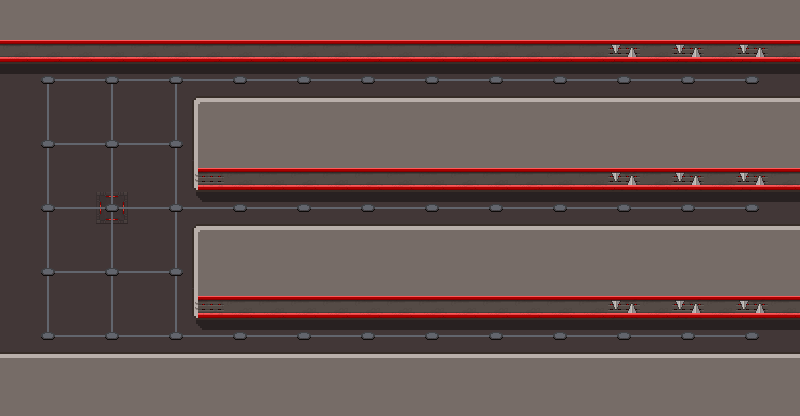

The image is a tile-based game level rendered from a .tmx file. Its description and complete source (layers, tilesets, objects, tile grids) follow:
An orthogonal 25x13 tile map with 32x32 px tiles, 5 tile layers (floor, line, shadow, point, ...), 2 tilesets.

<map version="1.10" tiledversion="1.10.2" orientation="orthogonal" renderorder="right-down" width="25" height="13" tilewidth="32" tileheight="32" infinite="0" nextlayerid="6" nextobjectid="1">
 <tileset firstgid="1" source="alien_spaceship_tileset2.tsx" />
 <tileset firstgid="241" source="alien_spaceship_tileset.tsx" />
 <layer id="2" name="floor" width="25" height="13">
  <data encoding="csv">
141,141,141,141,141,141,141,141,141,141,141,141,141,141,141,141,141,141,141,141,141,141,141,141,141,
141,141,141,141,141,141,141,141,141,141,141,141,141,141,141,141,141,141,141,141,141,141,141,141,141,
141,141,141,141,141,141,141,141,141,141,141,141,141,141,141,141,141,141,141,141,141,141,141,141,141,
141,141,141,141,141,141,141,141,141,141,141,141,141,141,141,141,141,141,141,141,141,141,141,141,141,
141,141,141,141,141,141,141,141,141,141,141,141,141,141,141,141,141,141,141,141,141,141,141,141,141,
141,141,141,141,141,141,141,141,141,141,141,141,141,141,141,141,141,141,141,141,141,141,141,141,141,
141,141,141,183,141,141,141,141,141,141,141,141,141,141,141,141,141,141,141,141,141,141,141,141,141,
141,141,141,141,141,141,141,141,141,141,141,141,141,141,141,141,141,141,141,141,141,141,141,141,141,
141,141,141,141,141,141,141,141,141,141,141,141,141,141,141,141,141,141,141,141,141,141,141,141,141,
141,141,141,141,141,141,141,141,141,141,141,141,141,141,141,141,141,141,141,141,141,141,141,141,141,
141,141,141,141,141,141,141,141,141,141,141,141,141,141,141,141,141,141,141,141,141,141,141,141,141,
141,141,141,141,141,141,141,141,141,141,141,141,141,141,141,141,141,141,141,141,141,141,141,141,141,
141,141,141,141,141,141,141,141,141,141,141,141,141,141,141,141,141,141,141,141,141,141,141,141,141
</data>
 </layer>
 <layer id="4" name="line" width="25" height="13">
  <data encoding="csv">
0,0,0,0,0,0,0,0,0,0,0,0,0,0,0,0,0,0,0,0,0,0,0,0,0,
0,0,0,0,0,0,0,0,0,0,0,0,0,0,0,0,0,0,0,0,0,0,0,0,0,
0,2684354720,2684354739,3221225631,2684354739,3221225631,1610612915,1610612915,1610612915,1610612915,1610612915,1610612915,1610612915,1610612915,1610612915,1610612915,1610612915,1610612915,1610612915,1610612915,1610612915,1610612915,1610612915,3221225642,0,
0,179,0,179,0,3221225651,0,0,0,0,0,0,0,0,0,0,0,0,0,0,0,0,0,0,0,
0,2684354719,2684354739,169,2684354739,1610612895,0,0,0,0,0,0,0,0,0,0,0,0,0,0,0,0,0,0,0,
0,179,0,179,0,3221225651,0,0,0,0,0,0,0,0,0,0,0,0,0,0,0,0,0,0,0,
0,2684354719,2684354739,169,2684354739,169,1610612915,1610612915,1610612915,1610612915,1610612915,1610612915,1610612915,1610612915,1610612915,1610612915,1610612915,1610612915,1610612915,1610612915,1610612915,1610612915,1610612915,3221225642,0,
0,179,0,179,0,3221225651,0,0,0,0,0,0,0,0,0,0,0,0,0,0,0,0,0,0,0,
0,2684354719,2684354739,169,2684354739,1610612895,0,0,0,0,0,0,0,0,0,0,0,0,0,0,0,0,0,0,0,
0,179,0,179,0,3221225651,0,0,0,0,0,0,0,0,0,0,0,0,0,0,0,0,0,0,0,
0,160,2684354739,159,2684354739,159,1610612915,1610612915,1610612915,1610612915,1610612915,1610612915,1610612915,1610612915,1610612915,1610612915,1610612915,1610612915,1610612915,1610612915,1610612915,1610612915,1610612915,3221225642,0,
0,0,0,0,0,0,0,0,0,0,0,0,0,0,0,0,0,0,0,0,0,0,0,0,0,
0,0,0,0,0,0,0,0,0,0,0,0,0,0,0,0,0,0,0,0,0,0,0,0,0
</data>
 </layer>
 <layer id="5" name="shadow" width="25" height="13" opacity="0.4">
  <data encoding="csv">
0,0,0,0,0,0,0,0,0,0,0,0,0,0,0,0,0,0,0,0,0,0,0,0,0,
0,0,0,0,0,0,0,0,0,0,0,0,0,0,0,0,0,0,0,0,0,0,0,0,0,
22,22,22,22,22,22,22,22,22,22,22,22,22,22,22,22,22,22,22,22,22,22,22,22,22,
0,0,0,0,0,0,0,0,0,0,0,0,0,0,0,0,0,0,0,0,0,0,0,0,0,
0,0,0,0,0,0,0,0,0,0,0,0,0,0,0,0,0,0,0,0,0,0,0,0,0,
0,0,0,0,0,0,0,0,0,0,0,0,0,0,0,0,0,0,0,0,0,0,0,0,0,
0,0,0,0,0,0,24,22,22,22,22,22,22,22,22,22,22,22,22,22,22,22,22,22,22,
0,0,0,0,0,0,0,0,0,0,0,0,0,0,0,0,0,0,0,0,0,0,0,0,0,
0,0,0,0,0,0,0,0,0,0,0,0,0,0,0,0,0,0,0,0,0,0,0,0,0,
0,0,0,0,0,0,0,0,0,0,0,0,0,0,0,0,0,0,0,0,0,0,0,0,0,
0,0,0,0,0,0,24,22,22,22,22,22,22,22,22,22,22,22,22,22,22,22,22,22,22,
0,0,0,0,0,0,0,0,0,0,0,0,0,0,0,0,0,0,0,0,0,0,0,0,0,
0,0,0,0,0,0,0,0,0,0,0,0,0,0,0,0,0,0,0,0,0,0,0,0,0
</data>
 </layer>
 <layer id="1" name="point" width="25" height="13">
  <data encoding="csv">
0,0,0,0,0,0,0,0,0,0,0,0,0,0,0,0,0,0,0,0,0,0,0,0,0,
0,0,0,0,0,0,0,0,0,0,0,0,0,0,0,0,0,0,0,0,0,0,0,0,0,
0,168,0,168,0,168,0,168,0,168,0,168,0,168,0,168,0,168,0,168,0,168,0,168,0,
0,0,0,0,0,0,0,0,0,0,0,0,0,0,0,0,0,0,0,0,0,0,0,0,0,
0,168,0,168,0,168,0,0,0,0,0,0,0,0,0,0,0,0,0,0,0,0,0,0,0,
0,0,0,0,0,0,0,0,0,0,0,0,0,0,0,0,0,0,0,0,0,0,0,0,0,
0,168,0,168,0,168,0,168,0,168,0,168,0,168,0,168,0,168,0,168,0,168,0,168,0,
0,0,0,0,0,0,0,0,0,0,0,0,0,0,0,0,0,0,0,0,0,0,0,0,0,
0,168,0,168,0,168,0,0,0,0,0,0,0,0,0,0,0,0,0,0,0,0,0,0,0,
0,0,0,0,0,0,0,0,0,0,0,0,0,0,0,0,0,0,0,0,0,0,0,0,0,
0,168,0,168,0,168,0,168,0,168,0,168,0,168,0,168,0,168,0,168,0,168,0,168,0,
0,0,0,0,0,0,0,0,0,0,0,0,0,0,0,0,0,0,0,0,0,0,0,0,0,
0,0,0,0,0,0,0,0,0,0,0,0,0,0,0,0,0,0,0,0,0,0,0,0,0
</data>
 </layer>
 <layer id="3" name="wall" width="25" height="13">
  <data encoding="csv">
1,1,1,1,1,1,1,1,1,1,1,1,1,1,1,1,1,1,1,1,1,1,1,1,1,
101,101,101,101,101,101,101,101,101,101,101,101,101,101,101,101,101,101,101,106,101,106,101,106,101,
0,0,0,0,0,0,0,0,0,0,0,0,0,0,0,0,0,0,0,0,0,0,0,0,0,
0,0,0,0,0,0,34,53,53,53,53,53,53,53,53,53,53,53,53,53,53,53,53,53,53,
0,0,0,0,0,0,44,1,1,1,1,1,1,1,1,1,1,1,1,1,1,1,1,1,1,
0,0,0,0,0,0,14,101,101,101,101,101,101,101,101,101,101,101,101,106,101,106,101,106,101,
0,0,0,0,0,0,0,0,0,0,0,0,0,0,0,0,0,0,0,0,0,0,0,0,0,
0,0,0,0,0,0,34,53,53,53,53,53,53,53,53,53,53,53,53,53,53,53,53,53,53,
0,0,0,0,0,0,44,1,1,1,1,1,1,1,1,1,1,1,1,1,1,1,1,1,1,
0,0,0,0,0,0,14,101,101,101,101,101,101,101,101,101,101,101,101,106,101,106,101,106,101,
0,0,0,0,0,0,0,0,0,0,0,0,0,0,0,0,0,0,0,0,0,0,0,0,0,
53,53,53,53,53,53,53,53,53,53,53,53,53,53,53,53,53,53,53,53,53,53,53,53,53,
1,1,1,1,1,1,1,1,1,1,1,1,1,1,1,1,1,1,1,1,1,1,1,1,1
</data>
 </layer>
</map>
